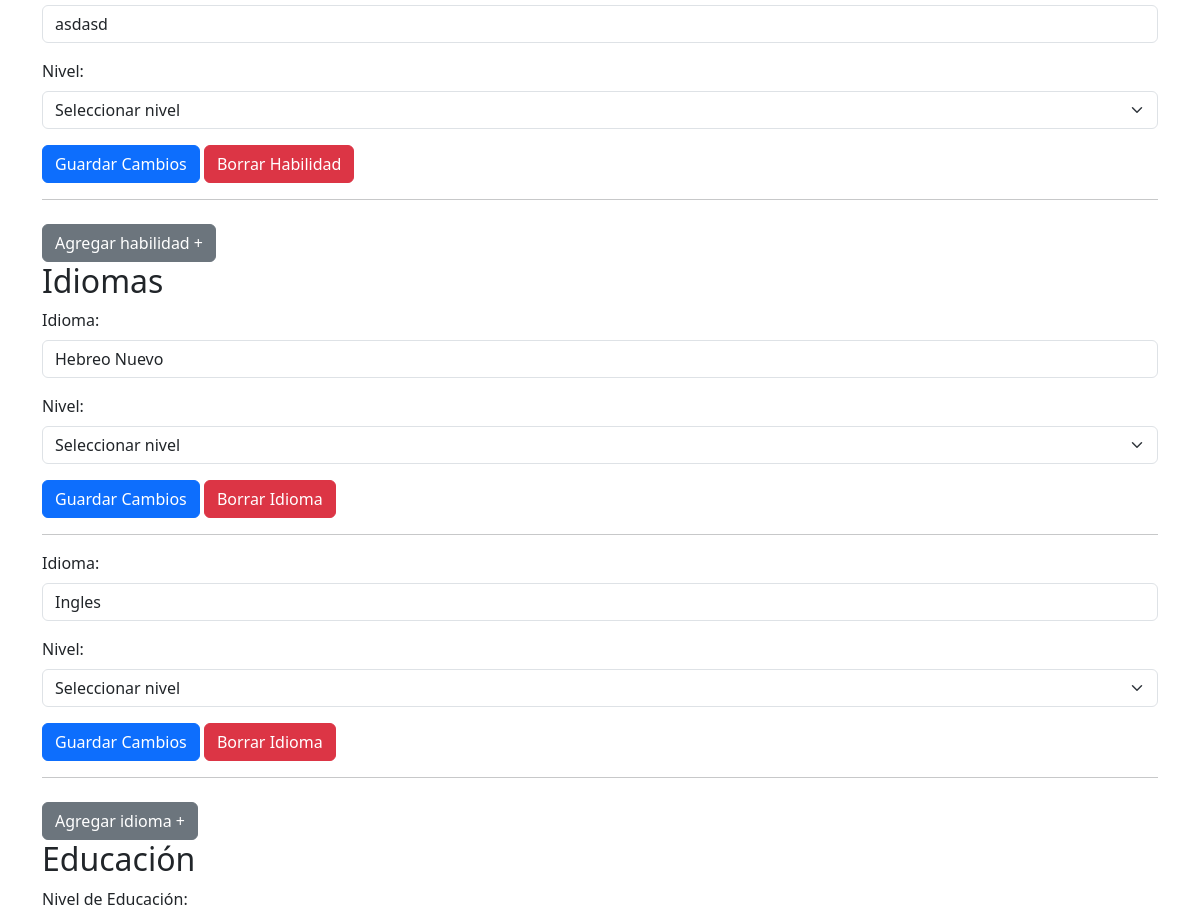
Before: /App_curriculums/Home/currch (signed in, middle part) with the older database file.
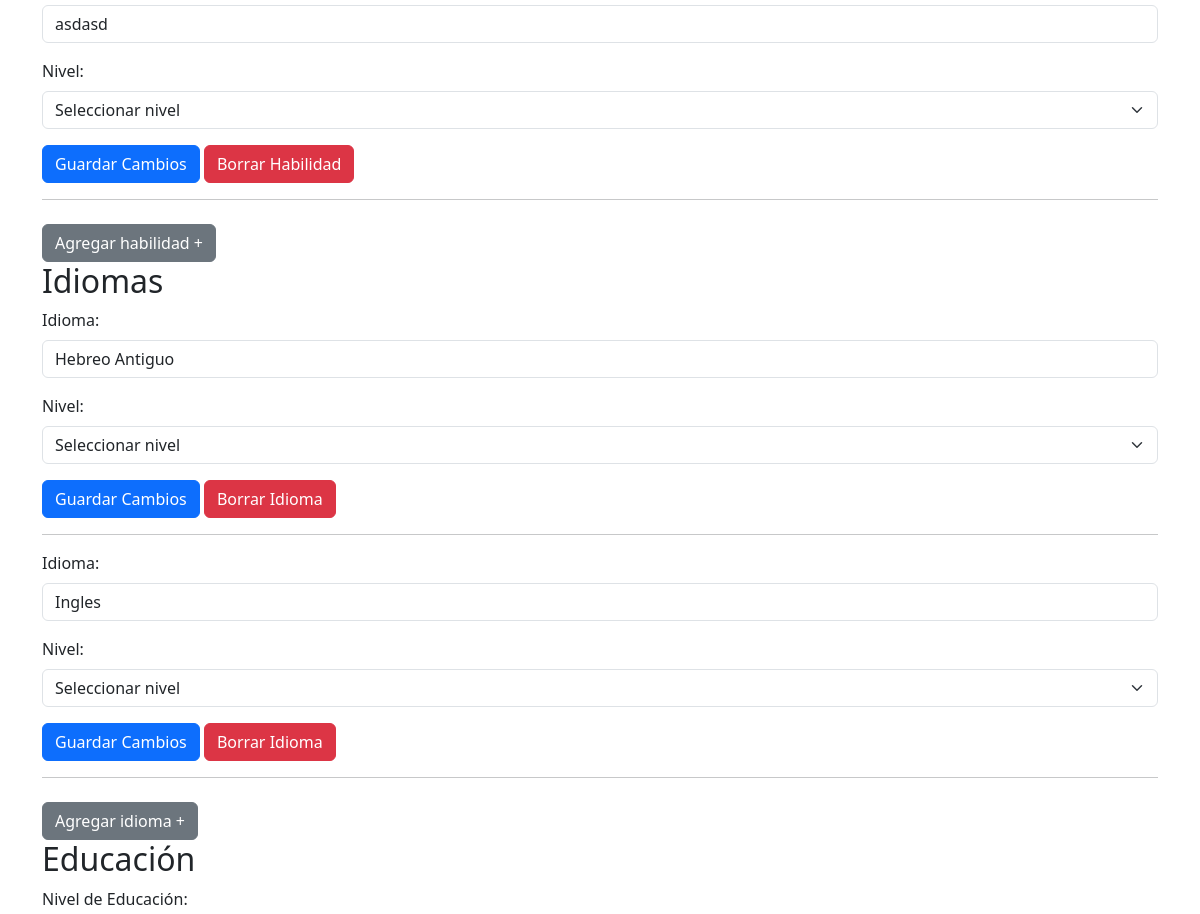
After: the same page with the newer database file.
### App_curriculums/models.py (models this page shows)
class Idiomas(models.Model):
    id = models.AutoField(primary_key=True, null=False, unique=True)
    nombre_usu = models.ForeignKey(Usuarios, on_delete=models.CASCADE, to_field='nombre_usu')
    idioma = models.CharField(max_length=254,blank=True,null=False)
    nivel_idioma = models.CharField(max_length=54,blank=False,null=False,default='No seleccionado')
    area = models.CharField(max_length=254,blank=True,null=False,default='Area no especificada')
    archivo_idioma = models.CharField(max_length=2,null=True,blank=True)
    puntos = models.IntegerField(null=False,blank=False,default=10)

### App_curriculums/views.py (the view)
# urls.py: path('/Home/currch',views.Editar_curriculum,name='Editar_curriculum'),
def Editar_curriculum(request):
    nombre_usuario = request.session.get('nombre_usu')
    usuario=Usuarios.objects.get(nombre_usu=nombre_usuario)
    curriculum = Curriculums.objects.get(nombre_usu=usuario)
    experiencias_laborales = Experiencias.objects.filter(nombre_usu=usuario)
    habilidades = Habilidades.objects.filter(nombre_usu=usuario)
    idiomas=Idiomas.objects.filter(nombre_usu=usuario)
    educacion=Educaciones.objects.filter(nombre_usu=usuario)
    context = {'curriculum':curriculum, 'experiencias_laborales':experiencias_laborales,'habilidades':habilidades,'idiomas':idiomas,'educacion':educacion}
    return render(request, 'html/editar_curriculum.html',context)

### App_curriculums/templates/html/editar_curriculum.html (shortened to what this page needs)
{% load static %}
<!DOCTYPE html>
<html lang="es">
<head>
    <link rel="stylesheet" type="text/css" href="{% static 'App_curriculums/css/info_cvp.css' %}">
    <link rel="stylesheet" href="https://cdn.jsdelivr.net/npm/bootstrap@5.3.0/dist/css/bootstrap.min.css">
</head>
<body>
    {% if curriculum %}
    <section id="edit-resume" class="container my-4">
        {% for habilidad in habilidades %}
            <form method="post" action="#">
                <div class="mb-3">
                    <input type="text" class="form-control" id="habilidad" name="habilidad" value="{{ habilidad.habilidad }}" required>
                </div>
                <div class="mb-3">
                    <label for="nivel" class="form-label">Nivel:</label>
                    <select class="form-select" id="nivel" name="nivel" required>
                        <option value="" disabled selected>Seleccionar nivel</option>
                    </select>
                </div>
                <button type="submit" class="btn btn-primary">Guardar Cambios</button>
                <a href="#" class="btn btn-danger">Borrar Habilidad</a>
            </form>
            <hr>
        {% endfor %}
        <button type="button" class="btn btn-secondary mt-2" data-bs-toggle="modal" data-bs-target="#habilidadModal">Agregar habilidad +</button>
        <h2>Idiomas</h2>
        {% for idioma in idiomas %}
            <form method="post" action="#">
                <div class="mb-3">
                    <label for="idioma" class="form-label">Idioma:</label>
                    <input type="text" class="form-control" id="idioma" name="idioma" value="{{ idioma.idioma }}" required>
                </div>
                <div class="mb-3">
                    <label for="nivel_idioma" class="form-label">Nivel:</label>
                    <select class="form-select" id="nivel_idioma" name="nivel_idioma" required>
                        <option value="" disabled selected>Seleccionar nivel</option>
                    </select>
                </div>
                <button type="submit" class="btn btn-primary">Guardar Cambios</button>
                <a href="#" class="btn btn-danger">Borrar Idioma</a>
            </form>
            <hr>
        {% endfor %}
        <button type="button" class="btn btn-secondary mt-2" data-bs-toggle="modal" data-bs-target="#idiomaModal">Agregar idioma +</button>
        <h2>Educación</h2>
        {% for edu in educacion %}
            <form method="post" action="#">
                <div class="mb-3">
                    <label for="nivel_educacion" class="form-label">Nivel de Educación:</label>
                </div>
            </form>
        {% endfor %}
    </section>
    {% endif %}
</body>
</html>

Changed rows visible on the page:
changed Idiomas: idioma "Hebreo Nuevo" → "Hebreo Antiguo"
